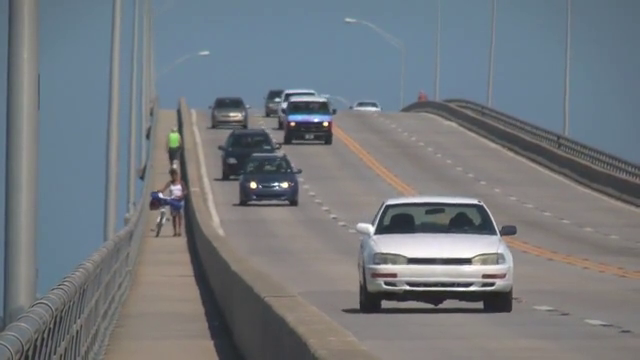
#> input picture frame 91 of Files/slow_traffic_small.mp4, 640 x 360 px, given in place of vtest.avi, which was not available
$ python Exercicio13.1OpticalFlowDense.py
#> lines starting #> are read from the running program, lines starting #| are printed output that depends on the picture; pictures that were not available may be replaced by others from this repository, and a replacement may not be noted
import cv2
import os
import argparse
import numpy as np

parser = argparse.ArgumentParser()
parser.add_argument("--input",
                    type=str,
                    help="Missing --input: path to video",
                    default="vtest.avi")

args = parser.parse_args()

args.input = os.path.join("Files", args.input)
cap = cv2.VideoCapture(args.input)

ret, frame = cap.read()
#> frame is the input picture: shape (360, 640, 3); mean B, G, R 126.6, 121.2, 115.7
previous_frame = cv2.cvtColor(frame, cv2.COLOR_BGR2GRAY)
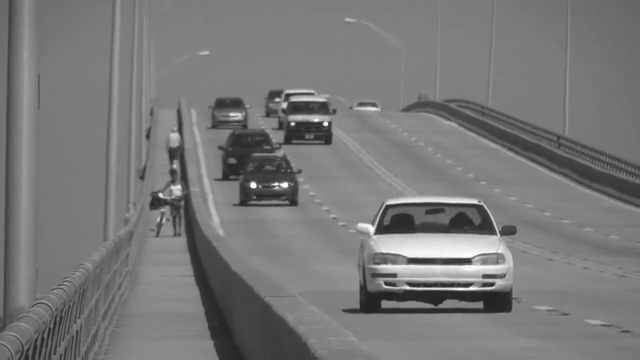
#> previous_frame: shape (360, 640); min 30, max 255, mean 120.1

while True:
    ret, frame = cap.read()
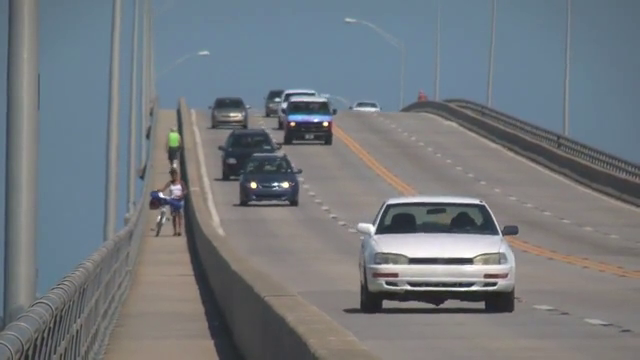
#> input picture frame 92 of Files/slow_traffic_small.mp4, 640 x 360 px, given in place of vtest.avi, which was not available
#> frame is the input picture: shape (360, 640, 3); mean B, G, R 126.3, 121.1, 115.4
    if frame is None:
        break
    cv2.imshow("frame", frame)
    next_frame = cv2.cvtColor(frame, cv2.COLOR_BGR2GRAY)

    flow = cv2.calcOpticalFlowFarneback(prev=previous_frame,
                                        next=next_frame,
                                        flow=None,
                                        pyr_scale=0.25,
                                        levels=1,
                                        winsize=5,
                                        iterations=1,
                                        poly_n=5,
                                        poly_sigma=1.2,
                                        flags=0)
    flow_norm = np.sqrt(flow[:, :, 0] ** 2 + flow[:, :, 1] ** 2)
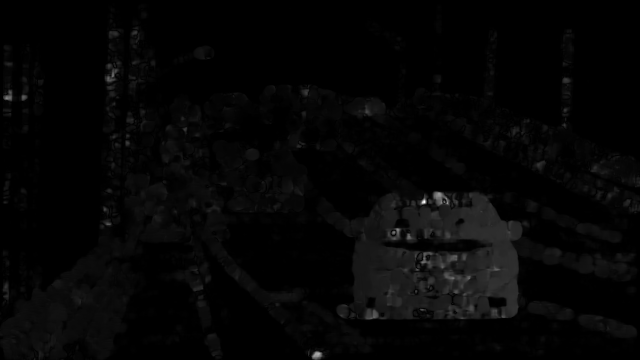
#> flow_norm: shape (360, 640) float32; min 0, max 11.22, mean 0.255; drawn with min black and max white
    flow_norm_normalized = cv2.normalize(flow_norm,
                                         None,
                                         0.0,
                                         1.0,
                                         cv2.NORM_MINMAX)
    cv2.imshow("flow_norm_normalized", flow_norm_normalized)
    key = cv2.waitKey(50)
#> (key Esc is pressed here)
    if key == 27:
        break
    previous_frame = next_frame

$ run again, starting later in the video
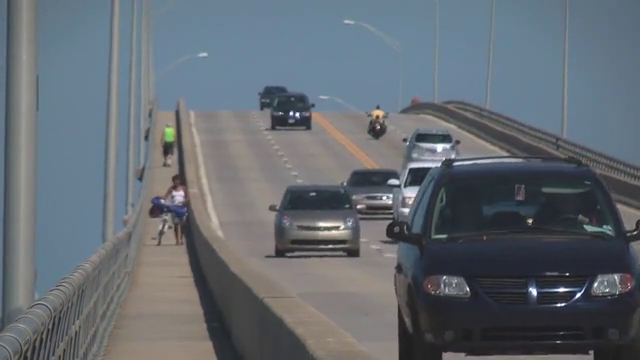
#> input picture frame 411 of Files/slow_traffic_small.mp4, 640 x 360 px, given in place of vtest.avi, which was not available
#> frame is the input picture: shape (360, 640, 3); mean B, G, R 113.8, 106.6, 99.3
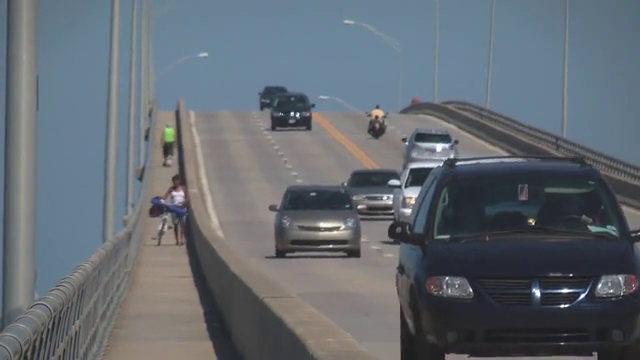
#> input picture frame 412 of Files/slow_traffic_small.mp4, 640 x 360 px, given in place of vtest.avi, which was not available
#> frame is the input picture: shape (360, 640, 3); mean B, G, R 113.7, 106.5, 99.2
#> `flow_norm = np.sqrt(flow[:, :, 0] ** 2 + flow[:, :, 1] ** 2)`:
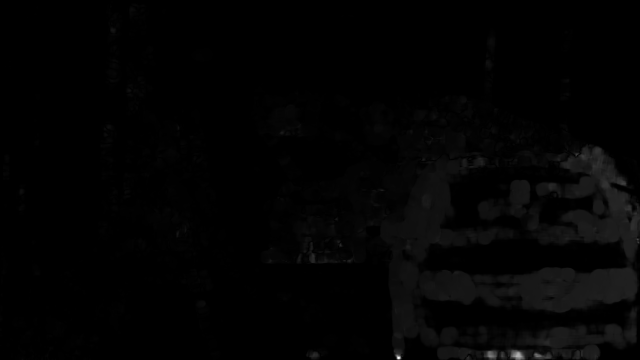
#> flow_norm: shape (360, 640) float32; min 0, max 37.42, mean 0.5; drawn with min black and max white

$ run again, starting later in the video
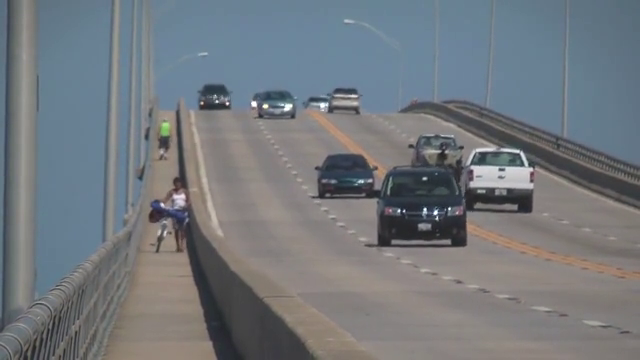
#> input picture frame 731 of Files/slow_traffic_small.mp4, 640 x 360 px, given in place of vtest.avi, which was not available
#> frame is the input picture: shape (360, 640, 3); mean B, G, R 125.5, 120.3, 115.1
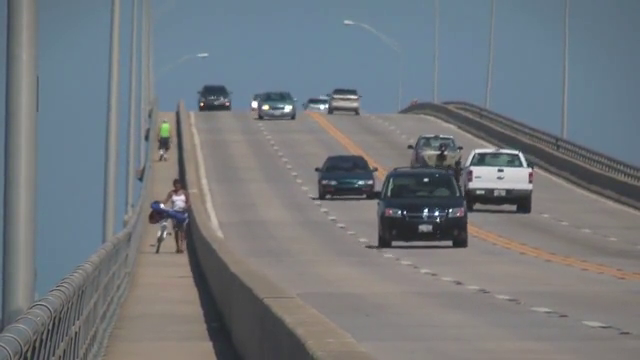
#> input picture frame 732 of Files/slow_traffic_small.mp4, 640 x 360 px, given in place of vtest.avi, which was not available
#> frame is the input picture: shape (360, 640, 3); mean B, G, R 125.3, 120.4, 114.9
#> `flow_norm = np.sqrt(flow[:, :, 0] ** 2 + flow[:, :, 1] ** 2)`:
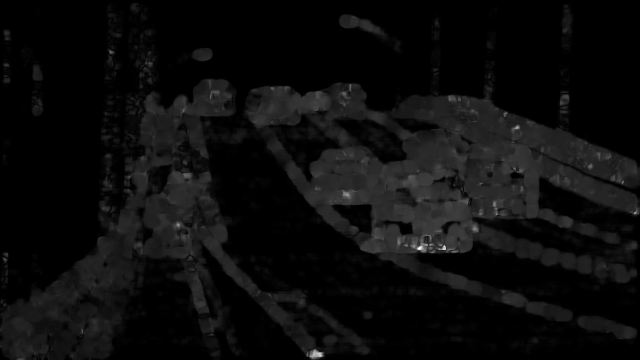
#> flow_norm: shape (360, 640) float32; min 0, max 7.64, mean 0.385; drawn with min black and max white
